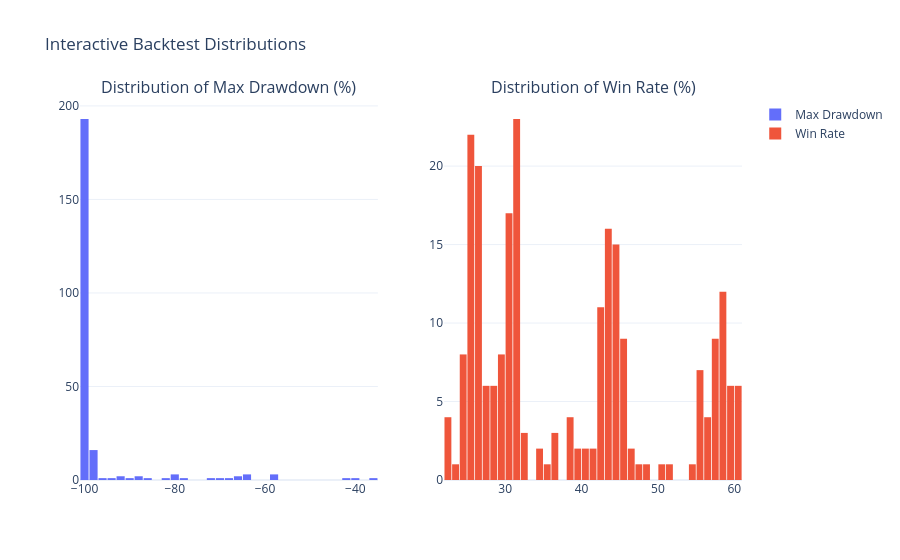

The code cell stored with this chart in its notebook:
### Code cell
import plotly.graph_objects as go
from plotly.subplots import make_subplots

query = f"""
SELECT max_drawdown_pct, win_rate_pct
FROM {table_name}
WHERE max_drawdown_pct IS NOT NULL AND win_rate_pct IS NOT NULL and num_trades >= 1000
"""
df_stats = pd.read_sql_query(query, conn)

mean_dd = df_stats['max_drawdown_pct'].mean()
mean_wr = df_stats['win_rate_pct'].mean()

print(f"Mean max drawdown (%): {mean_dd:.4f}")
print(f"Mean win rate (%): {mean_wr:.4f}")

fig = make_subplots(
    rows=1,
    cols=2,
    subplot_titles=["Distribution of Max Drawdown (%)", "Distribution of Win Rate (%)"]
)

fig.add_trace(go.Histogram(x=df_stats["max_drawdown_pct"], name="Max Drawdown", nbinsx=40), row=1, col=1)
fig.add_trace(go.Histogram(x=df_stats["win_rate_pct"], name="Win Rate", nbinsx=40), row=1, col=2)

fig.update_layout(
    title="Interactive Backtest Distributions",
    bargap=0.1,
    template="plotly_white"
)
fig.show()

### Figure 1 — Plotly figure (JSON) as saved in the notebook; plotly's stock layout.template omitted (floating-point values rounded to 4 significant figures; data arrays with more than 128 entries replaced by an {"elided": "..."} marker saying what was removed)
{"data": [{"name": "Max Drawdown", "nbinsx": 40, "type": "histogram", "x": {"elided": "236 float values"}, "xaxis": "x", "yaxis": "y"}, {"name": "Win Rate", "nbinsx": 40, "type": "histogram", "x": {"elided": "236 float values"}, "xaxis": "x2", "yaxis": "y2"}], "layout": {"annotations": [{"font": {"size": 16}, "showarrow": false, "text": "Distribution of Max Drawdown (%)", "x": 0.225, "xanchor": "center", "xref": "paper", "y": 1, "yanchor": "bottom", "yref": "paper"}, {"font": {"size": 16}, "showarrow": false, "text": "Distribution of Win Rate (%)", "x": 0.775, "xanchor": "center", "xref": "paper", "y": 1, "yanchor": "bottom", "yref": "paper"}], "bargap": 0.1, "title": {"text": "Interactive Backtest Distributions"}, "xaxis": {"anchor": "y", "domain": [0, 0.45]}, "xaxis2": {"anchor": "y2", "domain": [0.55, 1]}, "yaxis": {"anchor": "x", "domain": [0, 1]}, "yaxis2": {"anchor": "x2", "domain": [0, 1]}}}
